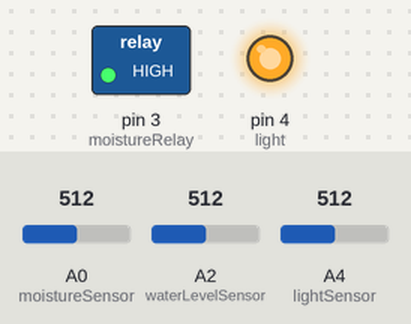
A sketch run on a simulated Arduino Uno, built with avr-gcc and run on an emulated ATmega328P. On the bench: switched loads named in the sketch (green lamp = pin HIGH), output pins drawn as LEDs (lit = HIGH). Inputs (shaded band) come from the test bench; at power-on: A0 (moistureSensor) = 512, A4 (lightSensor) = 512, A2 (waterLevelSensor) = 512. What the sketch prints to the serial monitor is not drawn.

Above: at 3.2 s.
3.3 s: A0 (moistureSensor) set to 484
At 13.7 s:
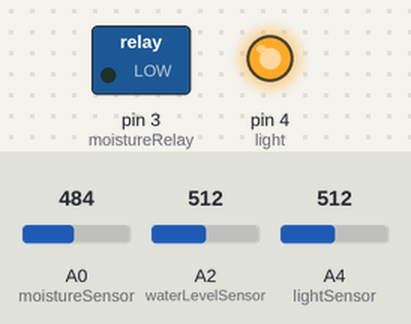
14.1 s: A4 (lightSensor) set to 842
19.7 s: A4 (lightSensor) set to 858
At 28.9 s:
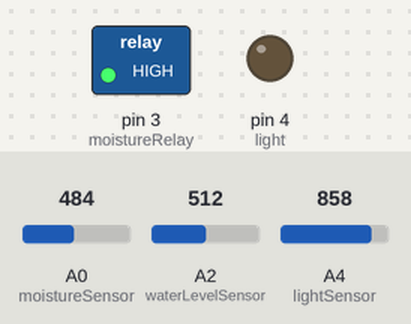
29.5 s: A4 (lightSensor) set to 840
At 38.9 s:
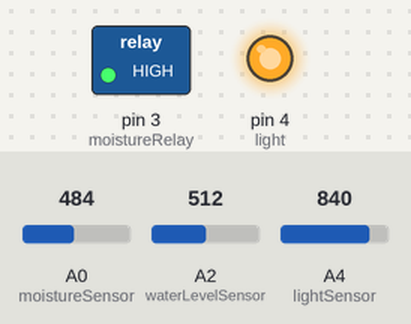
39.5 s: A4 (lightSensor) set to 860
At 47.8 s:
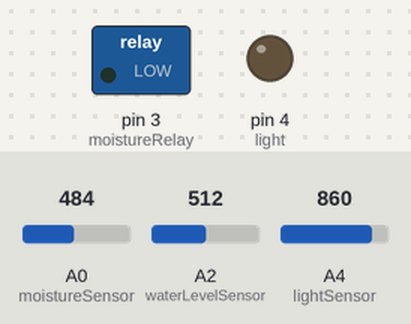
49.5 s: A0 (moistureSensor) set to 510
At 54.0 s:
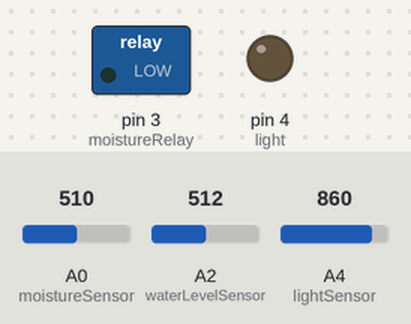
Timing chart, 0 to 55.5 s (numbered marks = the images above; inputs shaded):
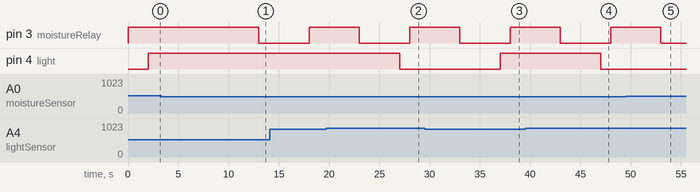

The sketch:

PlanTech.ino
```cpp
#include <elapsedMillis.h>

elapsedMillis soilMoistureTimer;
elapsedMillis amountToPumpTimer;
elapsedMillis wifiReadsensorTimer;

//pins in arduino
const int moistureSensor=A0;                                     // Soil moisture sensor pin in arduino
const int moistureRelay=3;                                       // Relay pin in arduino to on and off the pump
const int waterLevelSensor =A2;                              // Analog pin water level sensor is connected to
const int lightSensor = A4;                                      //Light sensor pin in arduino
const int light = 4;

// Values that can be edited
int soilMoistureInterval = 5400000;                                      //time to wait before checking the soil moisture level - default it to an hour = 1800000
int soilMoistureThreshold = 500;                                  // threshold for the soil moisture to detect to start pumping water
int waterLevelThreshold = 300;                                    // threshold for a low water level in the water container
int amountToPump = 5000;                                           // how long in milliseconds the pump should pump water for when the plant needs it

// Global temp values
int WaterLevelsensorValue = 0;                                      // somewhere to store the value read from the water level sensor
int SoilmoistureSensorValue = 0;                                       //somewhere to store the value read from the soil moisture sensor
int lightSensorValue = 0;                                         //somewhere to store the value read from the light sensor
String lightSensorReading = "Dark";
String values;

void setup() {
pinMode(moistureSensor,INPUT);
pinMode(waterLevelSensor,INPUT);
pinMode(lightSensor,INPUT);
pinMode(moistureRelay,OUTPUT);
digitalWrite(moistureRelay,HIGH);
pinMode(light,OUTPUT);
Serial.begin(9600);
delay(2000);
}

void loop() {
  // get sensors data and put in to values variables as a string.
   values = (soil_data()+','+water_level_data()+','+light_sensor_data());
       delay(1000);
       // removed any buffered previous serial data.
       Serial.flush();
       delay(1000);
       // sent sensors data to serial (sent sensors data to ESP8266)
       Serial.print(values);
       delay(2000);
}

String soil_data(){
  //check soil moisture data
//if (soilMoistureTimer >= soilMoistureInterval)                       //check if timer is equal to three hours to check the soil moisture again
    //{
      soilMoistureInterval = 0;  //reset timer to 0
      SoilmoistureSensorValue = analogRead(moistureSensor);       //read the moisture sensor and save the value
      //Serial.print("Soil moisture sensor is currently: ");
      //Serial.print(SoilmoistureSensorValue);
      Serial.println();

      if (SoilmoistureSensorValue < soilMoistureThreshold){         //check if sensorvalue is less than 500
        digitalWrite(moistureRelay, HIGH);
          //Serial.println("pump on");                              //pulse the pump
          delay(amountToPump);               //seconds to keep the pumping of water
        digitalWrite(moistureRelay, LOW);                       //stop the pump
        // Serial.println("pump off");
         amountToPumpTimer = 0;                                 //reset timer to 0
         String soilData = String(SoilmoistureSensorValue);
         return String(soilData);
      }
}

String water_level_data(){
  // check water level sensor
  WaterLevelsensorValue = analogRead(waterLevelSensor);              //read the value of the water level sensor
  //Serial.print("Water level sensor value: ");                     //print it to the serial monitor
  //Serial.println(WaterLevelsensorValue);
   Serial.println();
  delay(1000);
  String waterData = String(WaterLevelsensorValue);
  return String(waterData);
}

String light_sensor_data(){
  // check light level sensor

  String lightData = lightSensorReading;
  lightSensorValue = analogRead(lightSensor);                        // reads the input on analog pin A0 (value between 0 and 1023)
  Serial.print("Analog reading: ");
  Serial.print(lightSensorValue);                               // the raw analog reading
   Serial.println();
  // We'll have a few threshholds, qualitatively determined
  if (lightSensorValue > 850) {
    lightSensorReading = "Dark";
     digitalWrite(light, LOW);
    //Serial.println(lightSensorReading);
  } else {
    lightSensorReading = "Very Bright";
    digitalWrite(light, HIGH  );
    //Serial.println(lightSensorReading);
  }
  return String(lightData);
}
```

Measured:
- the behaviour switches between 500 and 499 on A0 (moistureSensor) (found by bisection; images 0 and 1)
- the behaviour switches between 850 and 851 on A4 (lightSensor) (found by bisection; images 1 and 2)
- after the input at 3.3 s, pin 3 (moistureRelay): HIGH → LOW after 9.7 s
- after the input at 19.7 s, pin 4 (light): HIGH → LOW after 7.3 s
- after the input at 29.5 s, pin 4 (light): LOW → HIGH after 7.5 s
- after the input at 39.5 s, pin 4 (light): HIGH → LOW after 7.5 s
- after the input at 49.5 s, pin 3 (moistureRelay): goes on until 53.0 s, then stays LOW
